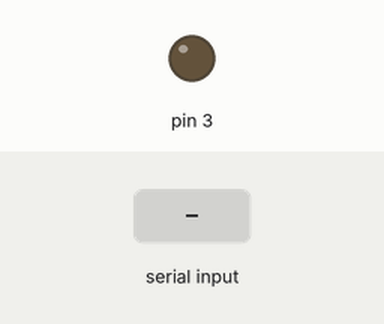
Simulated run of this sketch. Board: Arduino Uno, built with avr-gcc and run on an emulated ATmega328P. Shown: output pins drawn as LEDs (lit = HIGH). The inputs (shaded band) are chosen by the test bench.

Above: at 1.2 s.
1.3 s: byte 30 received over Serial
At 1.9 s:
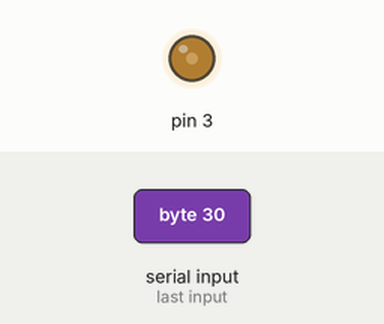
2.8 s: byte 90 received over Serial
At 4.0 s:
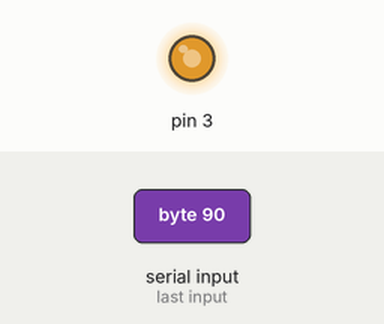
4.3 s: byte 120 received over Serial
At 5.3 s:
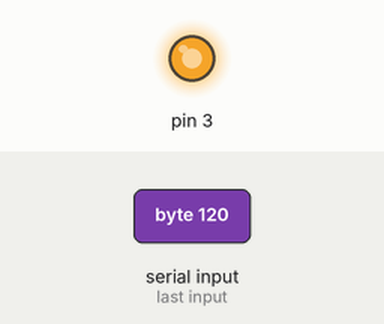
Timing chart, 0 to 7.3 s (numbered marks = the images above; inputs shaded):
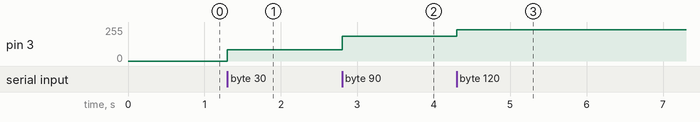

The sketch:

Serial.ino
```cpp
int  l;
int pwm_val;

void setup() {
Serial.begin(9600);
}

void loop() {
  if(Serial.available()>0)
  {
    l = Serial.read();
    pwm_val = map(l,97,122,0,255);
    analogWrite(3,pwm_val);
  }
}
```

Measured:
- after the input at 1.3 s, pin 3: 0/255 → 85/255 at once
- after the input at 2.8 s, pin 3: 85/255 → 185/255 at once
- after the input at 4.3 s, pin 3: 185/255 → 234/255 at once
